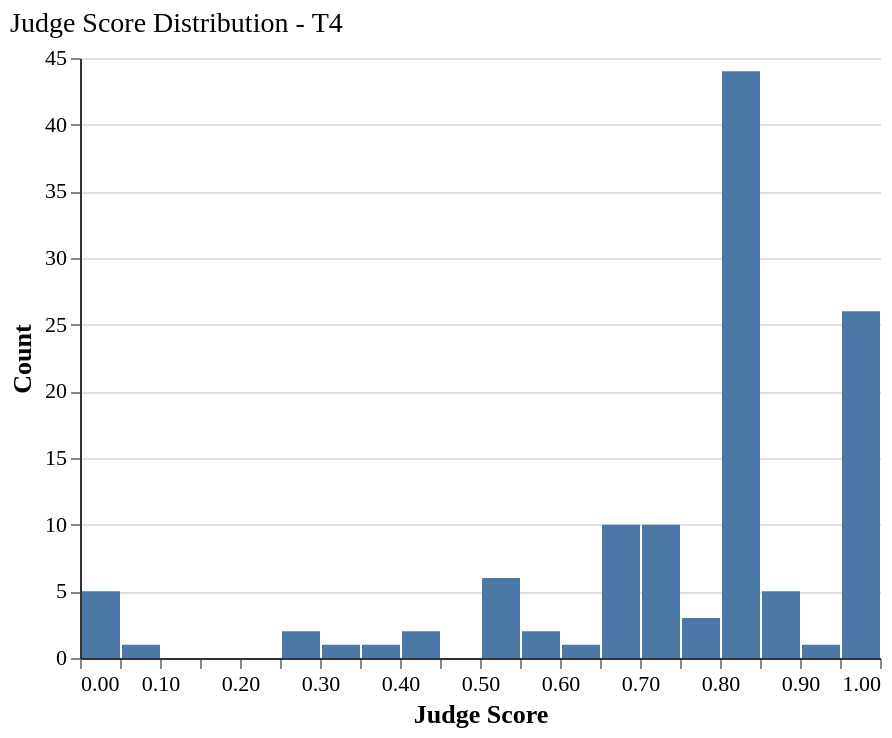

Vega-Lite specification stored for this chart:
### Vega-Lite specification from a JSON file in a GitHub repository (floating-point values rounded to 4 significant figures)
{"config": {"font": "serif", "axis": {"labelFontSize": 11, "titleFontSize": 13, "gridColor": "#e0e0e0", "domainColor": "#333333"}, "legend": {"labelFontSize": 11, "titleFontSize": 12}, "title": {"fontSize": 14, "anchor": "start", "fontWeight": "normal"}, "view": {"stroke": null, "continuousWidth": 400, "continuousHeight": 300}, "mark": {"tooltip": true}}, "data": {"name": "data-1b6a17f7e89af042e2734c82cb42a5d1"}, "mark": {"type": "bar"}, "encoding": {"x": {"bin": {"step": 0.05}, "field": "judge_score", "title": "Judge Score", "type": "quantitative"}, "y": {"aggregate": "count", "title": "Count", "type": "quantitative"}}, "height": 300, "title": "Judge Score Distribution - T4", "width": 400, "$schema": "https://vega.github.io/schema/vega-lite/v6.1.0.json", "datasets": {"data-1b6a17f7e89af042e2734c82cb42a5d1": [{"tier": "T4", "judge_score": 0.82}, {"tier": "T4", "judge_score": 0.848}, {"tier": "T4", "judge_score": 0.81}, {"tier": "T4", "judge_score": 0.831}, {"tier": "T4", "judge_score": 0.67}, {"tier": "T4", "judge_score": 0.74}, {"tier": "T4", "judge_score": 0.87}, {"tier": "T4", "judge_score": 0.77}, {"tier": "T4", "judge_score": 0.766}, {"tier": "T4", "judge_score": 0.847}, {"tier": "T4", "judge_score": 0.0}, {"tier": "T4", "judge_score": 0.74}, {"tier": "T4", "judge_score": 0.8}, {"tier": "T4", "judge_score": 0.7}, {"tier": "T4", "judge_score": 0.0}, {"tier": "T4", "judge_score": 0.82}, {"tier": "T4", "judge_score": 0.88}, {"tier": "T4", "judge_score": 0.38}, {"tier": "T4", "judge_score": 1.0}, {"tier": "T4", "judge_score": 1.0}, {"tier": "T4", "judge_score": 1.0}, {"tier": "T4", "judge_score": 0.0}, {"tier": "T4", "judge_score": 1.0}, {"tier": "T4", "judge_score": 0.833}, {"tier": "T4", "judge_score": 0.5}, {"tier": "T4", "judge_score": 0.83}, {"tier": "T4", "judge_score": 0.83}, {"tier": "T4", "judge_score": 0.83}, {"tier": "T4", "judge_score": 0.83}, {"tier": "T4", "judge_score": 0.83}, {"tier": "T4", "judge_score": 0.83}, {"tier": "T4", "judge_score": 1.0}, {"tier": "T4", "judge_score": 1.0}, {"tier": "T4", "judge_score": 0.83}, {"tier": "T4", "judge_score": 0.5}, {"tier": "T4", "judge_score": 0.67}, {"tier": "T4", "judge_score": 0.5}, {"tier": "T4", "judge_score": 0.667}, {"tier": "T4", "judge_score": 1.0}, {"tier": "T4", "judge_score": 0.67}, {"tier": "T4", "judge_score": 0.83}, {"tier": "T4", "judge_score": 0.833}, {"tier": "T4", "judge_score": 0.83}, {"tier": "T4", "judge_score": 1.0}, {"tier": "T4", "judge_score": 0.83}, {"tier": "T4", "judge_score": 1.0}, {"tier": "T4", "judge_score": 0.83}, {"tier": "T4", "judge_score": 0.67}, {"tier": "T4", "judge_score": 0.89}, {"tier": "T4", "judge_score": 0.833}, {"tier": "T4", "judge_score": 0.33}, {"tier": "T4", "judge_score": 0.0}, {"tier": "T4", "judge_score": 0.83}, {"tier": "T4", "judge_score": 0.83}, {"tier": "T4", "judge_score": 0.83}, {"tier": "T4", "judge_score": 0.67}, {"tier": "T4", "judge_score": 0.67}, {"tier": "T4", "judge_score": 0.67}, {"tier": "T4", "judge_score": 0.83}, {"tier": "T4", "judge_score": 1.0}, {"tier": "T4", "judge_score": 0.44}, {"tier": "T4", "judge_score": 1.0}, {"tier": "T4", "judge_score": 1.0}, {"tier": "T4", "judge_score": 0.0}, {"tier": "T4", "judge_score": 1.0}, {"tier": "T4", "judge_score": 0.44}, {"tier": "T4", "judge_score": 1.0}, {"tier": "T4", "judge_score": 1.0}, {"tier": "T4", "judge_score": 0.83}, {"tier": "T4", "judge_score": 0.83}, {"tier": "T4", "judge_score": 0.833}, {"tier": "T4", "judge_score": 1.0}, {"tier": "T4", "judge_score": 1.0}, {"tier": "T4", "judge_score": 0.67}, {"tier": "T4", "judge_score": 0.83}, {"tier": "T4", "judge_score": 0.83}, {"tier": "T4", "judge_score": 0.83}, {"tier": "T4", "judge_score": 0.83}, {"tier": "T4", "judge_score": 1.0}, {"tier": "T4", "judge_score": 1.0}, {"tier": "T4", "judge_score": 0.83}, {"tier": "T4", "judge_score": 1.0}, {"tier": "T4", "judge_score": 0.83}, {"tier": "T4", "judge_score": 1.0}, {"tier": "T4", "judge_score": 0.83}, {"tier": "T4", "judge_score": 1.0}, {"tier": "T4", "judge_score": 1.0}, {"tier": "T4", "judge_score": 1.0}, {"tier": "T4", "judge_score": 1.0}, {"tier": "T4", "judge_score": 1.0}, {"tier": "T4", "judge_score": 0.72}, {"tier": "T4", "judge_score": 0.82}, {"tier": "T4", "judge_score": 0.82}, {"tier": "T4", "judge_score": 0.91}, {"tier": "T4", "judge_score": 0.72}, {"tier": "T4", "judge_score": 0.82}, {"tier": "T4", "judge_score": 0.52}, {"tier": "T4", "judge_score": 0.88}, {"tier": "T4", "judge_score": 0.72}, {"tier": "T4", "judge_score": 0.82}, {"tier": "T4", "judge_score": 0.25}, {"tier": "T4", "judge_score": 0.83}, {"tier": "T4", "judge_score": 0.52}, {"tier": "T4", "judge_score": 0.68}, {"tier": "T4", "judge_score": 0.74}, {"tier": "T4", "judge_score": 0.08}, {"tier": "T4", "judge_score": 0.87}, {"tier": "T4", "judge_score": 0.62}, {"tier": "T4", "judge_score": 0.72}, {"tier": "T4", "judge_score": 0.82}, {"tier": "T4", "judge_score": 0.75}, {"tier": "T4", "judge_score": 0.55}, {"tier": "T4", "judge_score": 0.28}, {"tier": "T4", "judge_score": 0.72}, {"tier": "T4", "judge_score": 0.52}, {"tier": "T4", "judge_score": 0.57}, {"tier": "T4", "judge_score": 0.82}, {"tier": "T4", "judge_score": 0.82}, {"tier": "T4", "judge_score": 0.83}, {"tier": "T4", "judge_score": 0.72}]}}
